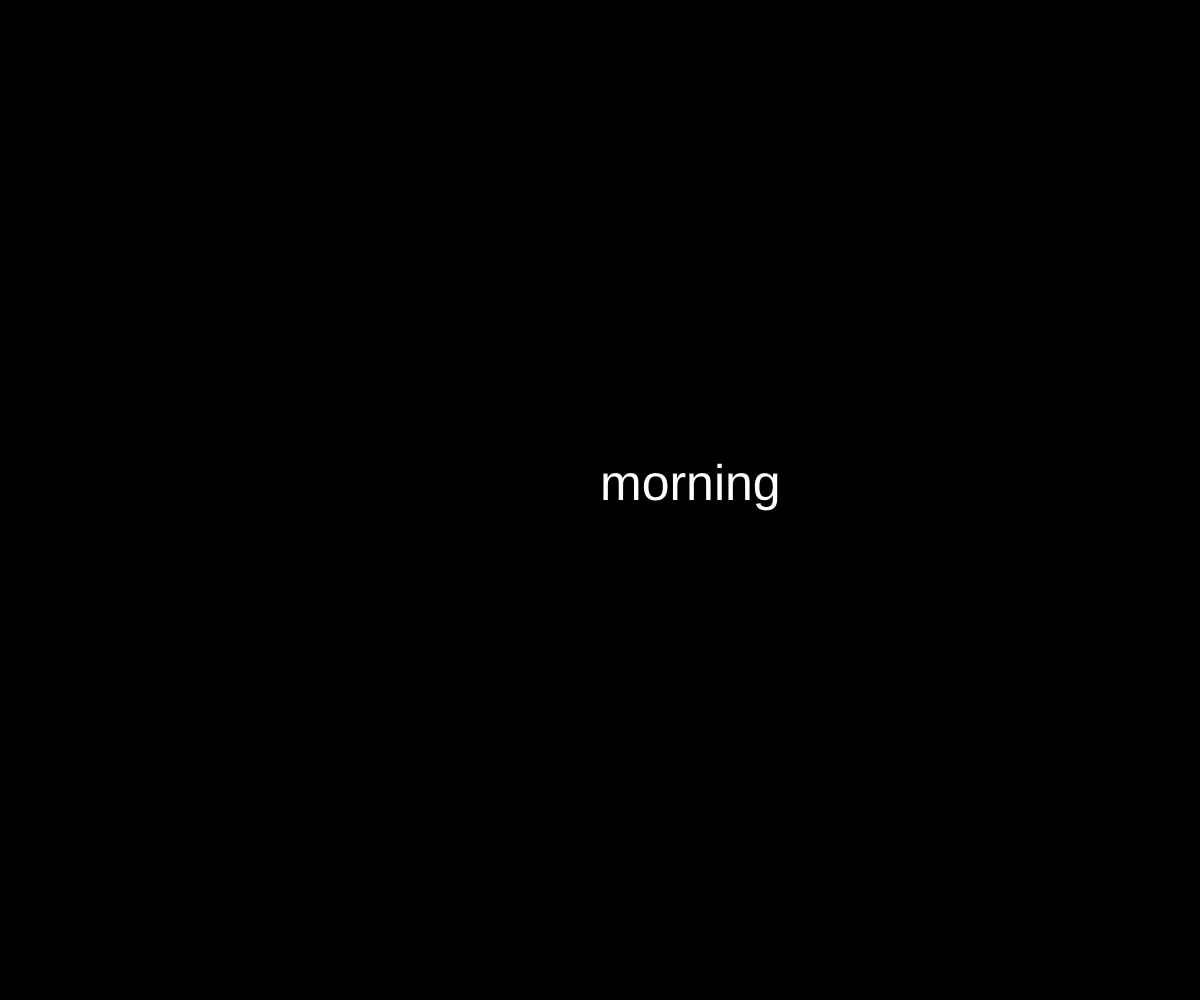
Frame 1 (no input)
Frame 60 (no input): identical to frame 1, image omitted
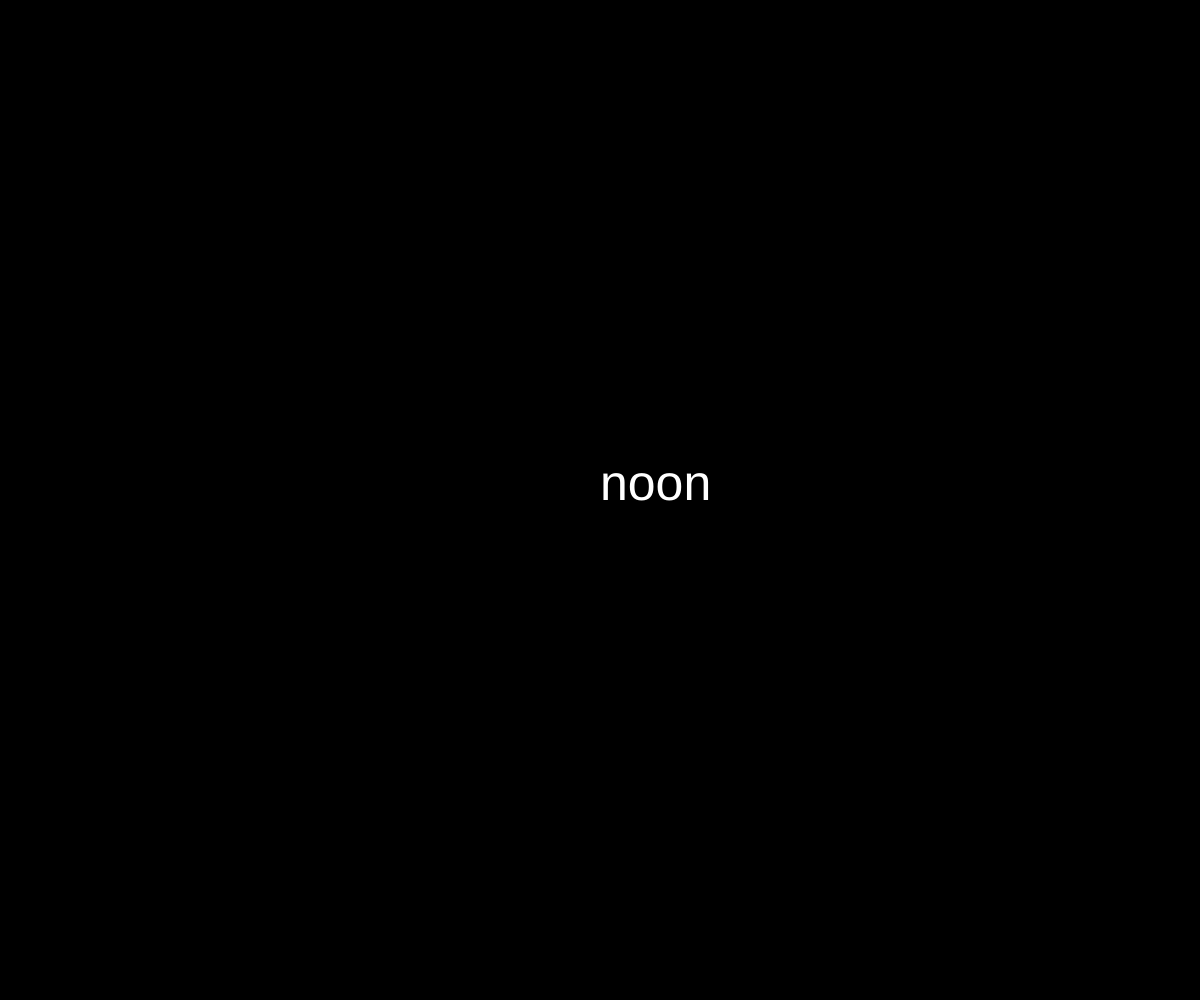
Frame 120 (the mouse pressed at the canvas centre since frame 60)

The p5.js sketch that drew these frames (run headless with seeded random() and noise() and a simulated clock; from frame 60 on, the mouse is pressed at the canvas centre):

// p5.js sketch
// ── sketch.js



var words = ["morning" , "noon" , "evening" , "midnight" ];

var index = 0;

function setup() {
  createCanvas(windowWidth,windowHeight);

}
function draw() {
    background(0);
    fill(255);
    textSize(50);
    text(words[index], width/2, height/2);
}

function mousePressed() {
    index = index + 1;

    if (index == words.length) {
      index = 0;
    }

if ('morning') {
  noStroke();
  fill('#ffe349');
  rect(100, 80, 45, 80);
}

if ("noon") {
  noStroke();
  fill('#2edcf7');
  rect(100, 80, 45, 80);
}
if ("evening") {
  noStroke();
  fill('#1d5b87');
  rect(100, 80, 45, 80);
}
if ("midnight") {
  noStroke();
  fill('#100b2d');
  rect(100, 80, 45, 80);
}
}
